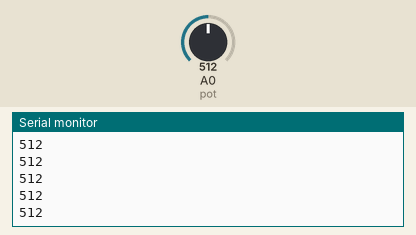
A sketch run on a simulated Arduino Uno, built with avr-gcc and run on an emulated ATmega328P. Parts: the last lines printed to the serial monitor. The test bench sets the inputs (shaded band); at power-on: A0 (pot) = 512.

Above: at 1.2 s.
1.3 s: A0 (pot) set to 716
At 1.68 s:
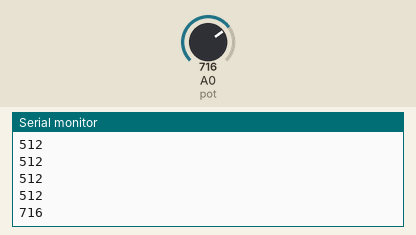
2.8 s: A0 (pot) set to 900
At 2.93 s:
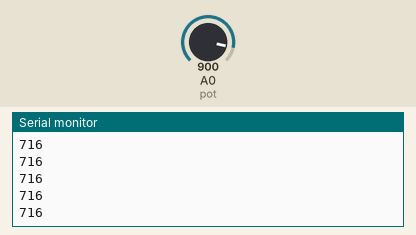
Timing chart, 0 to 5.8 s (numbered marks = the images above; inputs shaded):
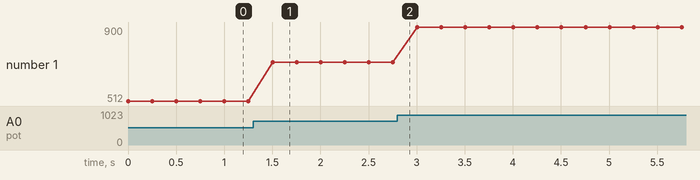

The sketch:

P31_ConexionArduinoPython2.ino
```cpp
int pot = A0;
int valor;
void setup() {
  // put your setup code here, to run once:
  Serial.begin(9600);
  valor=0;
}

void loop() {
  // put your main code here, to run repeatedly:
  valor = analogRead(pot);
  Serial.println(valor);
  delay(250);

}
```

Measured:
- after the input at 1.3 s, the serial monitor: prints a new line after 0.20 s (image 1)
- plotted number 1: 512 → 716 after the input at 1.3 s, 716 → 900 after the input at 2.8 s
